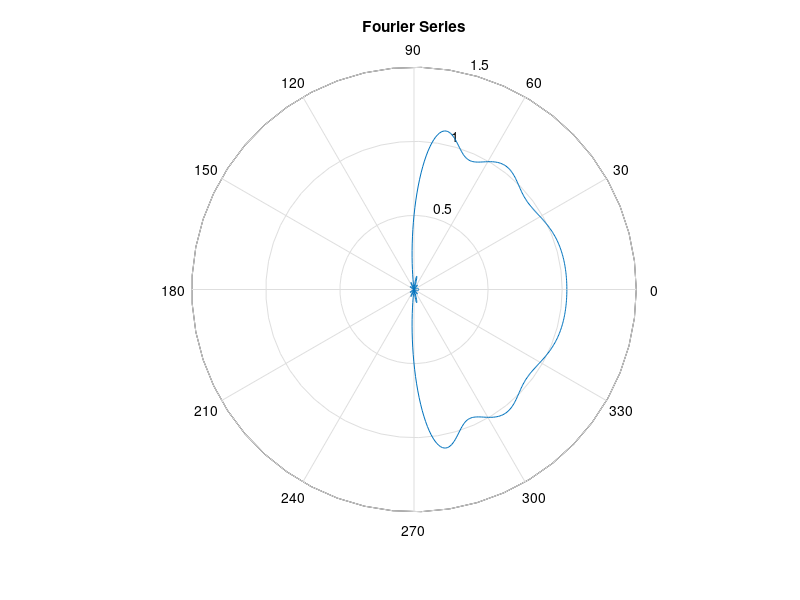

The MATLAB script that drew this image:
%EMG Course
%Homework#4
theta = 0:0.01:2*pi;
lambda =1;
k1 = 2*pi/lambda;
d = lambda/4;
m_A=9;
m_B=10;
m_C=5;
m_D=8;
m_E=12;


alpha = -d*k1; %no side lobes.
Phi =(2*pi/lambda)*d*cos(theta) + alpha;
sum =0;
%A:5 Elemants 
for k=1:1:m_A
    sum = sum+ 1/k*sin(k*pi/2)*cos(k*Phi);
end
F_A = 1/2 + 2/pi* sum;

%B:9 Elemants 
for k=1:1:m_B
    sum = sum+ 1/k*sin(k*pi/2)*cos(k*Phi);
end
F_B = 1/2 + 2/pi* sum;

%C:11 Elemants 
for k=1:1:m_C
    sum = sum+ 1/k*sin(k*pi/2)*cos(k*Phi);
end
F_C = 1/2 + 2/pi* sum;

%D:17 Elemants 
for k=1:1:m_D
    sum = sum+ 1/k*sin(k*pi/2)*cos(k*Phi);
end
F_D = 1/2 + 2/pi* sum;

%E:25 Elemants 
for k=1:1:m_E
    sum = sum+ 1/k*sin(k*pi/2)*cos(k*Phi);
end
F_E = 1/2 + 2/pi* sum;
figure(1)
polar(theta,F_A);
title('Fourier Series');
xlabel('\phi(Degree)');
ylabel('E(Normalized)');

% figure(2)
% polar(theta,F_B);
% title('Fourier Series - 9 Elements');
% xlabel('\phi(Degree)');
% ylabel('E(Normalized)');
% 
% figure(3)
% polar(theta,F_C);
% title('Fourier Series - 11 Elements');
% xlabel('\phi(Degree)');
% ylabel('E(Normalized)');
% 
% figure(4)
% polar(theta,F_D);
% title('Fourier Series - 17 Elements');
% xlabel('\phi(Degree)');
% ylabel('E(Normalized)');
% 
% figure(5)
% polar(theta,F_E);
% title('Fourier Series - 25 Elements');
% xlabel('\phi(Degree)');
% ylabel('E(Normalized)');